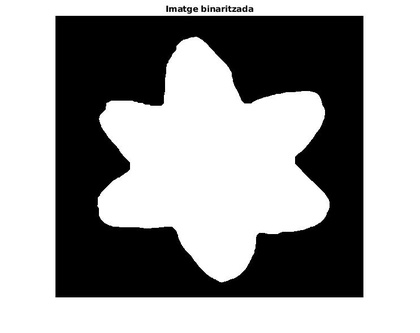
%> input picture Projecte/bin.jpg, 420 x 333 px, shrunk from 743 x 589 before the run, given in place of bin.png, which was not available
$ octave demo_single_image.m   (GNU Octave 9; MATLAB toolbox functions it lacks are replaced by stand-ins)
%> lines starting %> are read from the running program, lines starting %| are printed output that depends on the picture; in (x1, y1, x2, y2) boxes, pixels count from 0 and x2, y2 are one past the last pixel; in counts of white or black regions, pixels touching at a corner belong together; the program's own positions count from 1; pictures that were not available may be replaced by others from this repository, and a replacement may not be noted
%> the answer given: ../bin.jpg
%> further down, imSeg is the input picture: size 333x420x3 uint8; min 0, max 255, mean 157.5
### Projecte/code/Utils/BinaritzacioUniforme.m
%% Es necessari per poder fer les funcions que requereixen de la imatge binaritzada, tinguin les següents caracteristiques
%       1. La binaritzacio ha de tenir nomes dues regions, la flor en
%       blanc i el fons en negre
%       2. Ha d'haver nomes una flor
%       3. En cas d'haver forats, aquests s'han de tancar
%       4. Si es borren flors, es borrara la que tingui l'area mes petita
%       5. El contorn que s'hauria de fer servir es l'intern, tot lo negre
%       de la imatge segmentada es considera fons.
%       6. En cas que la imatge tingui un sepal sortint, aquest serà
%       eliminat.
%       7. En la imatge segmentada, la flor SEMPRE es VERMELLA.

%% Coses utils a mirar
%       1. Treballar nomes amb la zona vermella
%       2. imfill per omplir forats
%       3. Tenir labels a cada tros vermell i quedarnos amb el mes gran
%       4. Contar numero de regions per assegurarnos que esta be la
%       binaritzacio
%       5. Mirar com afecta un imclose per imatges on per exemple, hi ha
%       una abella

function imBin = BinaritzacioUniforme(imSeg)
    imBin = (imSeg == 1); % en teoria binaritza sempre be
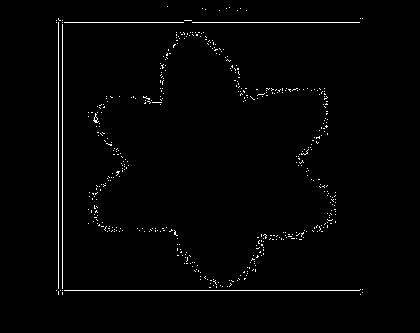
%> imBin: size 333x420x3 logical; 1.4% white in thin lines or dots, all inside (x1, y1, x2, y2) = (56, 6, 363, 295)
    imBin = imfill(imBin,'holes'); % trec els forats que hi ha dins de la flor
    imBin = bwareaopen(imBin, round(0.001*numel(imBin))); %trec les regions que tinguin tamany molt petit
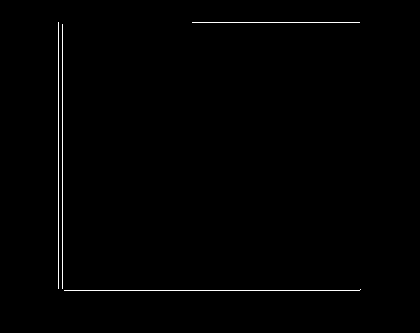
%> imBin: size 333x420x3 logical; 0.71% white in thin lines or dots, all inside (x1, y1, x2, y2) = (58, 22, 361, 291)
    imBin = bwareafilt(imBin, 1); % deixa nomes la part blanca mes gran, treu blops erronis de fons
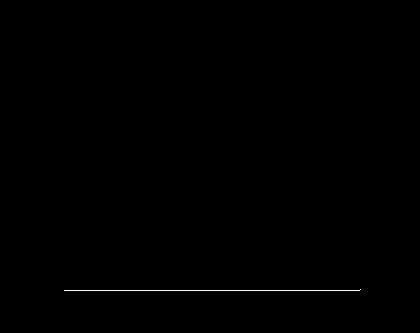
%> imBin: size 333x420x3 logical; 0.21% white in thin lines or dots, all inside (x1, y1, x2, y2) = (64, 289, 361, 291)
    % TODO: separar dues flors quan sigui necessari, mirar com fer-ho
    % TODO: mirar com tancar la imatge quan hi hagi abelles i coses aixi
end

### Projecte/code/Features/Histograma_color.m
% imseg ha de ser de tipus double, on el color negre pertany a l'area de la flor i val 1 i el blanc val 0 i és el fons
% l'histograma resultant és el dels angles hue i val entre 1 i 360. Els punts on val 0 no estan contemplats ja que son els de fons
function histo = Histograma_color(im, imseg)
    [x, y] = size(imseg);
%> x = 333; y = 1260
    mask = get_mask(imseg);
    im = im.*mask;
    hue = hueFromRGB(im, mask);
    histo = zeros(1,361);
    for i=1:x
        for j=1:y
            index=ceil(hue(i,j));
            histo(index+1) = histo(index+1) + 1;
        end
    end
    histo = histo(1,1:360);
    sigma = 5;
    f = normpdf(-20:20,0,sigma); % <== f(x) gaussian distribution
    histo = conv(histo,f);
    histo = histo(1,1:360);
end


% [19 lines left out: function hueFromRGB, not called in this run]

function mask = get_mask(imseg)
    imbin = imbinarize(imseg);
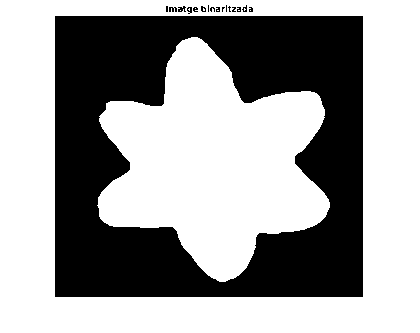
%> imbin: size 333x420x3 logical; 61.8% white; 17 black regions (12 under 20 px), largest, box (x1, y1, x2, y2) and area: (55, 16, 363, 297) 53106, (178, 6, 186, 12) 31, (169, 7, 177, 12) 30, (187, 7, 192, 14) 23, (201, 6, 206, 12) 20
    imbin = ~imbin;
%> the run ends on the next line
    maskBin = cat(3,imbin,imbin,imbin);
    mask = uint8(maskBin);
end

### Projecte/code/demo_single_image.m
imP = uigetfile();

%% Vectors per la taula
ratio = [];
np = [];
angle = [];
excentricitat = [];
elongacio = [];
compacitat = [];

% preparar paths
segName = strrep(imP, 'jpg','png');
imName = strrep(imP, 'png','jpg');

% llegir imatges
imSeg = imread(segName);
im = imread(imName);

% preprocessat
imBin = BinaritzacioUniforme(imSeg);

% caracteristiques
histo = Histograma_color(im, imSeg);
